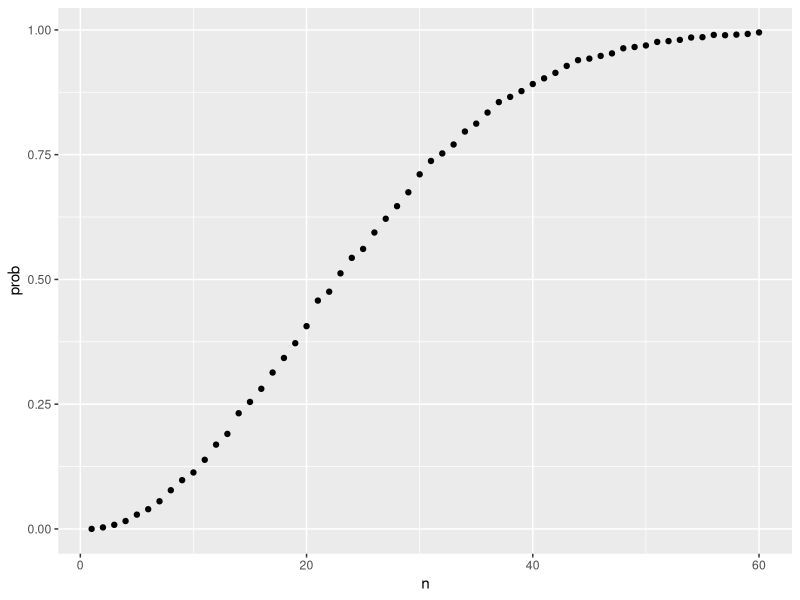
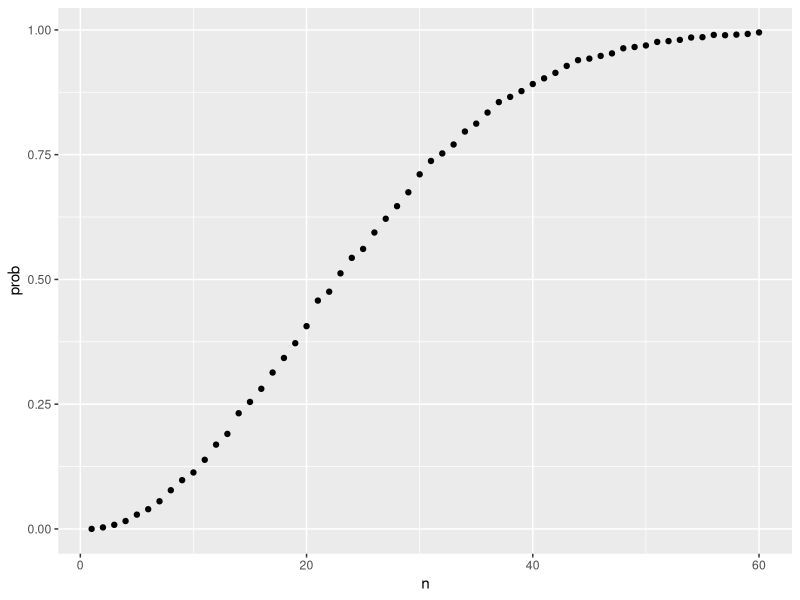
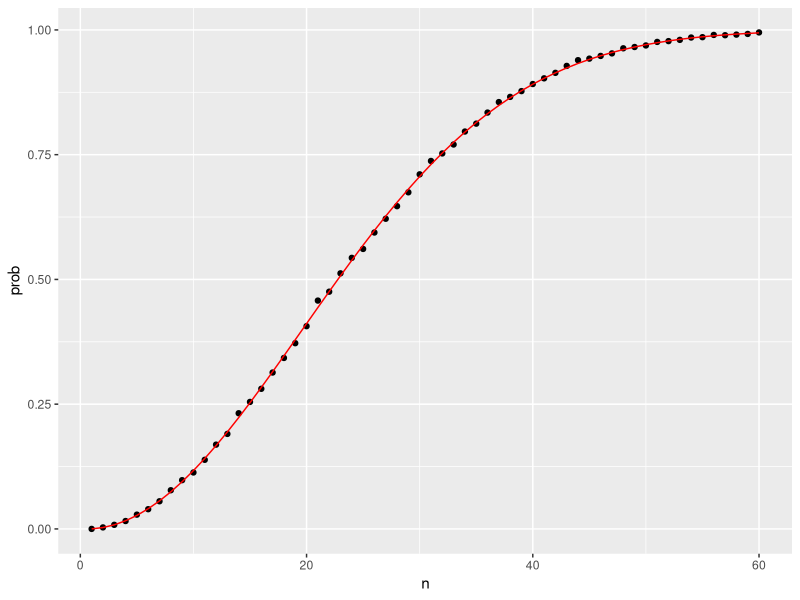
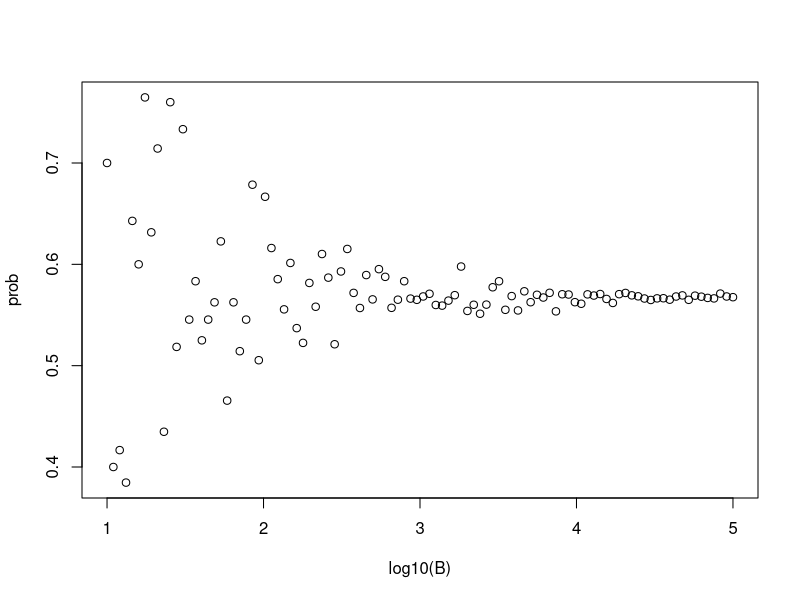

Here is the R script that generated these plots, in order:
## ---- chunk 1
set.seed(1986)
## ---- chunk 2
letters[1:5]
## ---- chunk 3
suits <- c("of Diamonds", "of Clubs", "of Hearts", "of Spades")
numbers <- c("Ace", "Deuce", "Three", "Four", "Five", "Six",
             "Seven", "Eight", "Nine", "Ten", "Jack", "Queen",
             "King")
deck <- expand.grid(number = numbers, suit=suits)
deck <- paste(deck$number, deck$suit)
deck

## ---- chunk 4
suits <- c("of Diamonds", "of Clubs", "of Hearts", "of Spades")
numbers <- c("Ace", "Deuce", "Three", "Four", "Five", "Six",
             "Seven", "Eight", "Nine", "Ten", "Jack", "Queen",
             "King")
deck <- expand.grid(number = numbers, suit=suits)
deck <- paste(deck$number, deck$suit)
deck

## ---- chunk 5
kings <- paste("King", suits)
kings
## ---- chunk 6
mean(deck %in% kings)
## ---- chunk 7
library(gtools)
## ---- chunk 8
permutations(10,7) |> head(10)
## ---- chunk 9
permutations(10,7, v = 10:19) |> head(10)
## ---- chunk 10
all_phone_numbers <- permutations(10, 7, v = 0:9)
n <- nrow(all_phone_numbers)
index <- sample(n, 5)
all_phone_numbers[index,]
## ---- chunk 11
hands <- permutations(52, 2, v = deck)
head(hands, 6)
## ---- chunk 12
hands[2:4,2]
## ---- chunk 13
first_card <- hands[,1]
second_card <- hands[,2]
## ---- chunk 14
sum(first_card %in% kings)
## ---- chunk 15
print(mean(first_card %in% kings & second_card %in% kings) /
  mean(first_card %in% kings))
## ---- chunk 16
combinations(3,2)
## ---- chunk 17
aces <- paste("Ace", suits)
facecard <- c("King", "Queen", "Jack", "Ten")
facecard <- expand.grid(number = facecard, suit = suits)
facecard <- paste(facecard$number, facecard$suit)
## ---- chunk 18
hands <- combinations(52, 2, v = deck)
mean((hands[,1] %in% aces & hands[,2] %in% facecard) |
       (hands[,2] %in% aces & hands[,1] %in% facecard))
## ---- chunk 19
hand <- sample(deck, 2)
hand
## ---- chunk 20
(hand[1] %in% aces & hand[2] %in% facecard) | 
  (hand[2] %in% aces & hand[1] %in% facecard)
## ---- chunk 21
blackjack <- function(){
  hand <- sample(deck, 2)
  (hand[1] %in% aces & hand[2] %in% facecard) | 
  (hand[2] %in% aces & hand[1] %in% facecard)
}
## ---- chunk 22
blackjack()
## ---- chunk 23
B <- 10000
results <- replicate(B, blackjack())
mean(results)
## ---- chunk 24
B <- 10000
monty_hall <- function(strategy){
  doors <- as.character(1:3)
  prizes <- c("car", "goat", "goat")
  # called w/o second argument, sample returns all values
  # in random order
  prize <- sample(prizes)
  prize_door <- doors[prize == "car"]
  my_pick <- sample(doors, 1)
  show <- sample(doors[!doors %in% c(my_pick, prize_door)],1)
  stick <- my_pick
  stick == prize_door
  switch <- doors[!doors %in% c(my_pick, show)]
  choice <- ifelse(strategy == "stick", stick, switch)
  choice == prize_door
}
## ---- chunk 25
stick <- replicate(B, monty_hall("stick"))
mean(stick)
## ---- chunk 26
switch <- replicate(B, monty_hall("switch"))
mean(switch)
## ---- chunk 27
n <- 50
bdays <- sample(1:365, n, replace = TRUE)
## ---- chunk 28
duplicated(bdays)
## ---- chunk 29
any(duplicated(bdays))
## ---- chunk 30
B <- 10000
same_birthday <- function(n){
  bdays <- sample(1:365, n, replace = TRUE)
  any(duplicated(bdays))
}
results <- replicate(B, same_birthday(n))
mean(results)
## ---- chunk 31
compute_prob <- function(n, B = 10000){
  results <- replicate(B, same_birthday(n))
  mean(results)
}
## ---- chunk 32
library(tidyverse)
n <- seq(1,60)
prob <- sapply(n, compute_prob)
qplot(n, prob)
## ---- chunk 33
data.frame(n, prob) |>
  ggplot(aes(n, prob)) +
  geom_point()

## ---- chunk 34
exact_prob <- function(n){
  prob_unique <- seq(365, 365 - n + 1) / 365
  1 - prod(prob_unique)
}
eprob <- sapply(n, exact_prob)
ggplot() +
  geom_point(aes(n, prob)) +
  geom_line(aes(n, eprob), col="red")
## ---- chunk 35
B <- 10^seq(1, 5, len = 100)
compute_prob <- function(B, n = 25){
  same_day <- replicate(B, same_birthday(n))
  mean(same_day)
}
prob <- sapply(B, compute_prob)
plot(log10(B), prob)
